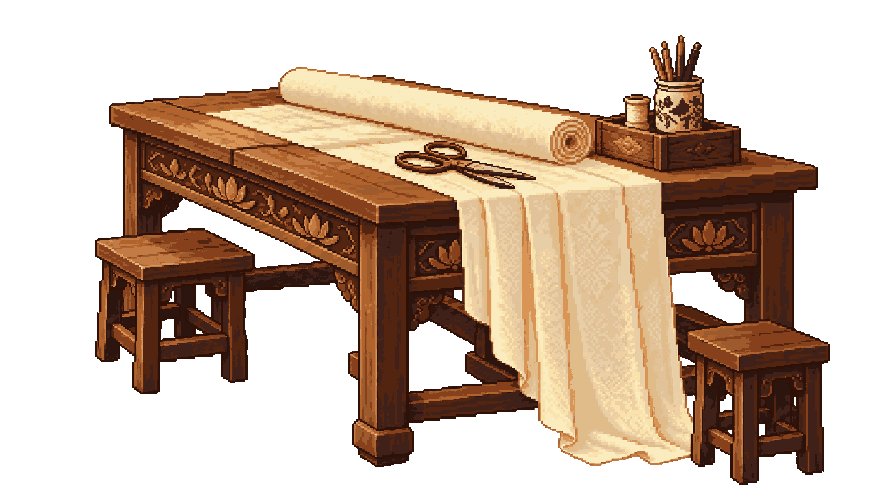
#> input picture assets/areas/prologue/c0-s1-tiem-may-chieu/c0-s1-tiem-may-chieu--ban-cat-sau-nhat-phan.png, 890 x 500 px; its folder holds 3 pictures in this run
$ python extend-prologue-16x9.py
#> lines starting #> are read from the running program, lines starting #| are printed output that depends on the picture
"""Extend every 800x500 prologue image to 890x500 (16:9) by drawing a 45 px band on each side with code.

The original image is placed at x=45. Each band continues the room from the image's own edge columns:
per-row colour (3x7 median of the edge, snapped to the image's palette), a shadow that darkens toward the
outer edge (Bayer-dithered between palette colours), and a wooden pillar with a corbel and a plinth at the
outer rim. Every colour written comes from the source image's palette; no model-generated pixels.

Overlay images (transparent edge columns) only get transparent bands, so they keep registering with the
background. Images that are not 800x500 (doc cards 400x250, hotspot cutouts, vfx) are skipped, which also
makes re-running safe.

Usage: python scripts/pixel/extend-prologue-16x9.py [--preview DIR]
  --preview DIR  writes seam crops (200x500 around each seam, x2) of the --phai backgrounds to DIR.
Files are overwritten in place (the 800x500 originals stay in git history).
"""
import argparse
from pathlib import Path
import numpy as np
from PIL import Image

ROOT = Path(__file__).resolve().parent.parent.parent
AREAS = ROOT / 'assets/areas/prologue'
SRC_W, SRC_H, BAND = 800, 500, 45
PILLAR = 14  # outer pillar width in px
BAYER = np.array([[0, 8, 2, 10], [12, 4, 14, 6], [3, 11, 1, 9], [15, 7, 13, 5]]) / 16.0 - 0.5


def palette_of(rgb):
    return np.unique(rgb.reshape(-1, 3), axis=0).astype(np.int32)


# [18 lines left out: functions snap, edge_colors, wood_tones, not called in this run]


def hash2(a, b):
    return ((a * 73856093) ^ (b * 19349663)) & 0xFFFF


# [41 lines left out: function band, not called in this run]


def extend(path: Path):
    img = Image.open(path).convert('RGBA')
#> img is the input picture: PIL image 890x500 RGBA; mean R, G, B, A 69.6, 50.1, 34.6, 118.7
    if img.size != (SRC_W, SRC_H):
        return False
    arr = np.array(img)
    out = np.zeros((SRC_H, SRC_W + 2 * BAND, 4), np.uint8)
    out[:, BAND:BAND + SRC_W] = arr
    if arr[:, 0, 3].max() == 0 and arr[:, -1, 3].max() == 0:  # overlay: transparent bands
        Image.fromarray(out, 'RGBA').save(path)
        return True
    rgb = arr[:, :, :3]
    pal = palette_of(rgb)
    out[:, BAND + SRC_W:, :3] = band(rgb, 'right', pal)
    out[:, :BAND, :3] = band(rgb, 'left', pal)[:, ::-1]
    out[:, :BAND, 3] = 255
    out[:, BAND + SRC_W:, 3] = 255
    Image.fromarray(out, 'RGBA').save(path)
    return True


# [5 lines left out: function preview, not called in this run]


def main():
    p = argparse.ArgumentParser(description=__doc__.split('\n')[0])
    p.add_argument('--preview', type=Path, help='directory for seam crops of the --phai backgrounds')
    args = p.parse_args()
    done = [path for path in sorted(AREAS.rglob('*.png')) if extend(path)]
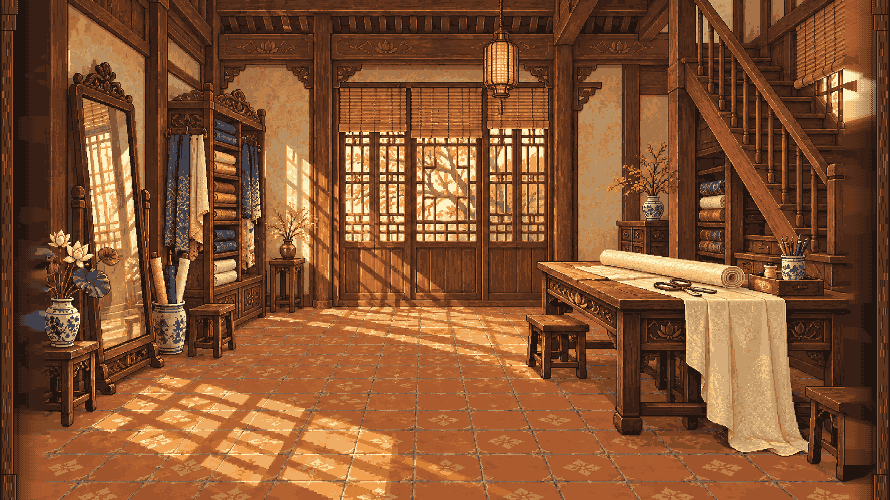
#> input picture assets/areas/prologue/c0-s1-tiem-may-chieu/c0-s1-tiem-may-chieu--phai.png, 890 x 500 px
#> in extend, img is the input picture: PIL image 890x500 RGBA; mean R, G, B, A 132.4, 82.8, 48.7, 255
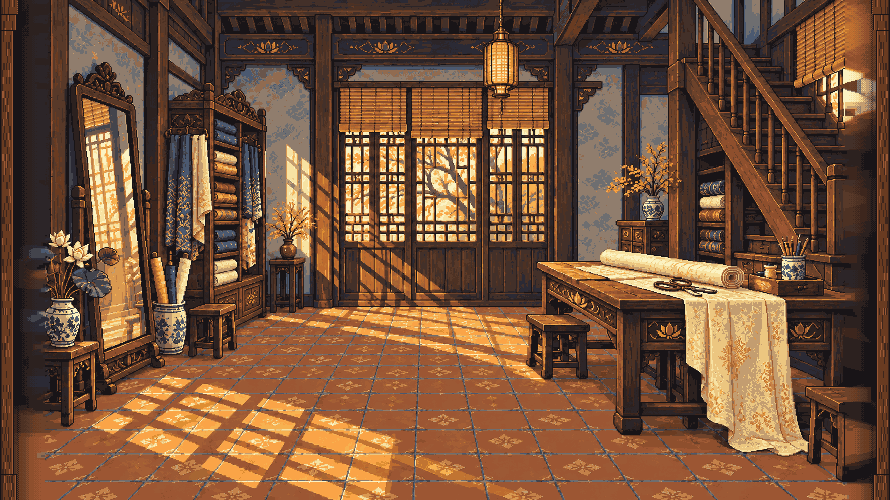
#> input picture assets/areas/prologue/c0-s1-tiem-may-chieu/c0-s1-tiem-may-chieu--trai.png, 890 x 500 px
#> in extend, img is the input picture: PIL image 890x500 RGBA; mean R, G, B, A 117, 81.5, 56.6, 255
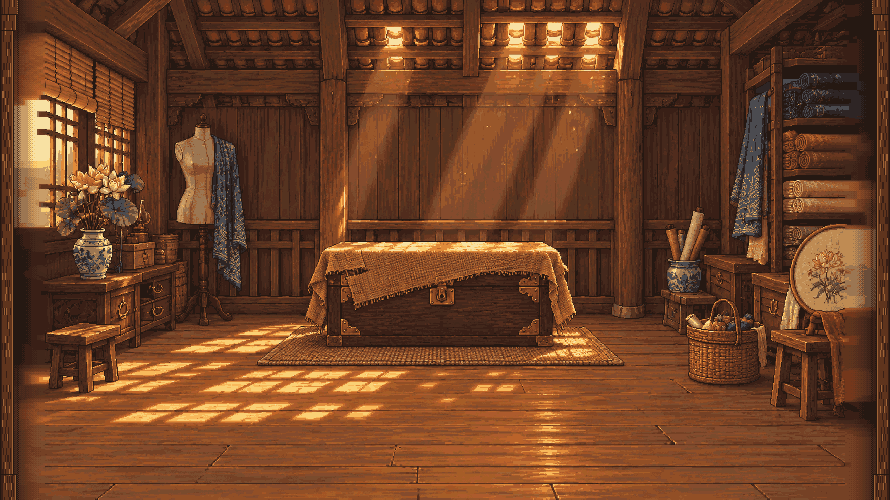
#> input picture assets/areas/prologue/c0-s2-gac-xep-chiec-ruong/c0-s2-gac-xep-chiec-ruong--phai.png, 890 x 500 px
#> in extend, img is the input picture: PIL image 890x500 RGBA; mean R, G, B, A 109.7, 64.7, 37.5, 255
    for path in done:
        print(f'extended {path.relative_to(ROOT).as_posix()} -> {SRC_W + 2 * BAND}x{SRC_H}')
    print(f'{len(done)} images extended; next: build-hotspot-cutouts.py then npm run audit:assets')
    if args.preview:
        args.preview.mkdir(parents=True, exist_ok=True)
        for path in sorted(AREAS.rglob('*--phai.png')):
            preview(path, args.preview)


if __name__ == '__main__':
    main()
